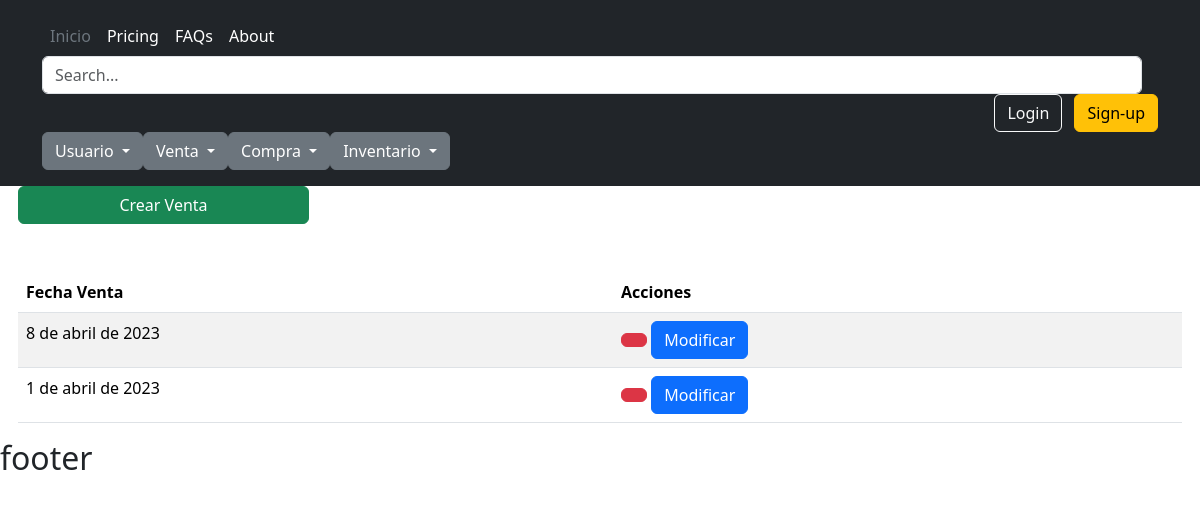
Before: /ventas/venta/ with the older database file.
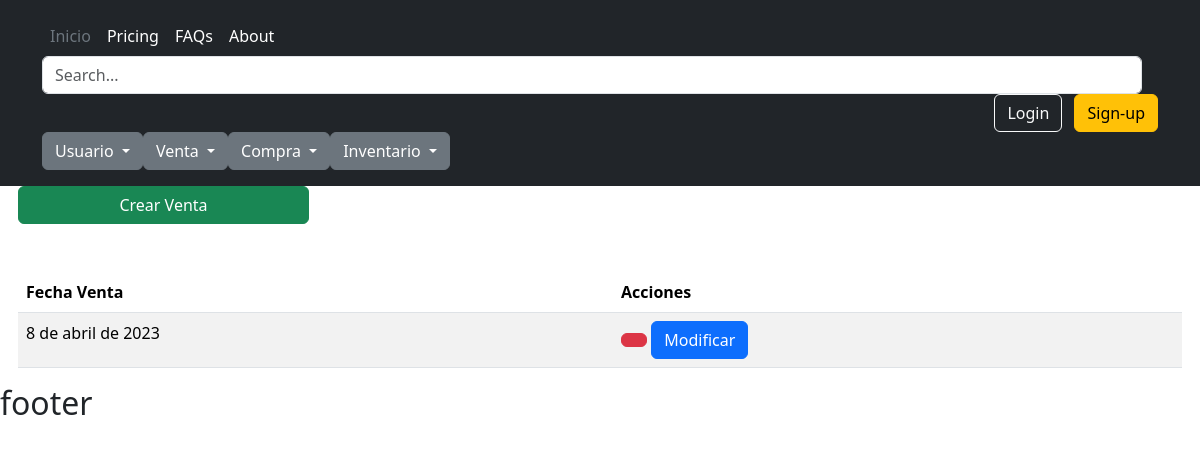
After: the same page with the newer database file.
### venta/models.py (models this page shows)
class Venta (models.Model):
    fecha_venta=models.DateField(verbose_name="fecha venta",help_text="MM/DD/AAAA")

### venta/views.py (the view)
# urls.py: path('venta/', venta_listar, name="venta" ),
def venta_listar(request):
    titulo="Venta"
    modulo="ventas"
    venta=Venta.objects.all()
    context={
        "titulo":titulo,
        "modulo":modulo,
        "ventas":venta
    }
    return render(request,"ventas/venta/listar.html",context)

### base/templates/ventas/venta/listar.html (shortened to what this page needs)
{% extends 'partials/body.html' %}
{% load bootstrap_icons %}
{% block contenido %}
<a href="{% url 'venta-crear' %}" class="btn btn-success w-25"
  >Crear {{titulo}}</a
>
<table class="table table-striped table-hover">
  <thead>
    <tr>
      <th>Fecha Venta</th>
      <th>Acciones</th>
    </tr>
  </thead>
  <tbody>
    {% for venta in ventas %}
    <tr>
      <td>{{venta.fecha_venta}}</td>
      <td>
        <button  type="button" data-cafe-bar="{{venta.id}}" class="btnEliminar btn btn-danger"
        data-bs-toggle="modal" data-bs-target="#modalConf">
    </button>
        <a
          class="btn btn-primary"
          href="{% url 'venta-modificar' venta.id %}"
          >Modificar</a
        >
      </td>
    </tr>
{% endfor %}
  </tbody>
</table>
{% endblock contenido %}

Changed rows visible on the page:
removed Venta: fecha_venta "1 de abril de 2023"
